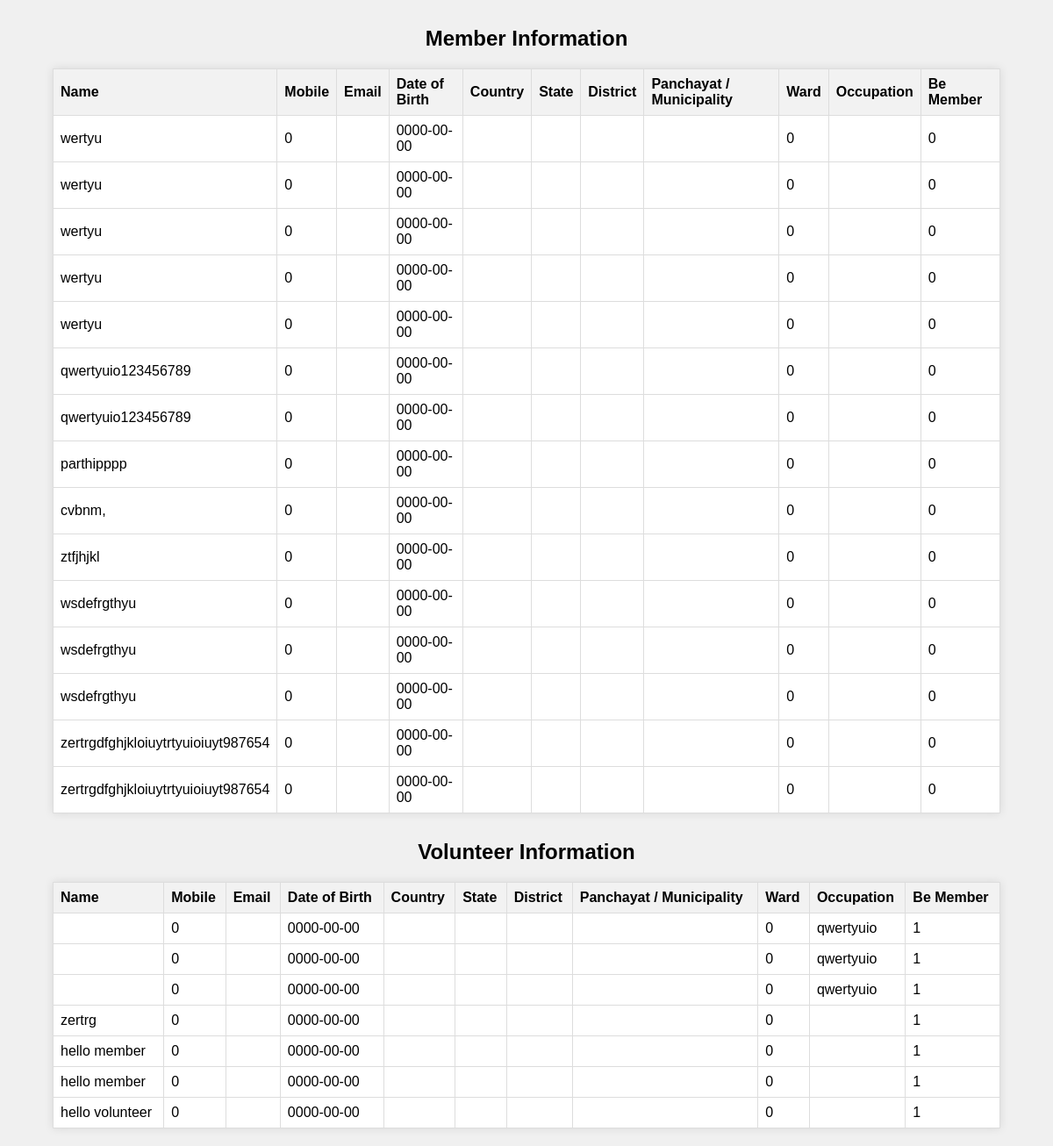
The app's page /memberinfo.php with its own data.
### tables this page shows
CREATE TABLE `volunt` (
  `name` varchar(200) NOT NULL,
  `mobile` int(200) NOT NULL,
  `email` varchar(200) NOT NULL,
  `dob` date NOT NULL,
  `country` varchar(200) NOT NULL,
  `state` varchar(200) NOT NULL,
  `district` varchar(200) NOT NULL,
  `panchayat` varchar(200) NOT NULL,
  `ward` int(10) NOT NULL,
  `occupation` varchar(200) NOT NULL,
  `be_member` tinyint(1) NOT NULL DEFAULT 0
);

### memberinfo.php (the view, shortened to what this page needs)
<!DOCTYPE html>
<html>
<head>
</head>
<body>
<?php
include("connect.php");
$sql_zero = "SELECT * FROM volunt WHERE be_member = 0";
$result_zero = $conn->query($sql_zero);
if ($result_zero->num_rows > 0) {
    echo "<h2>Member Information</h2>";
    echo "<table>
            <tr>
                <th>Name</th>
                <th>Mobile</th>
                <th>Email</th>
                <th>Date of Birth</th>
                <th>Country</th>
                <th>State</th>
                <th>District</th>
                <th>Panchayat / Municipality</th>
                <th>Ward</th>
                <th>Occupation</th>
                <th>Be Member</th>
            </tr>";
    while($row = $result_zero->fetch_assoc()) {
        echo "<tr>
                <td>".$row["name"]."</td>
                <td>".$row["mobile"]."</td>
                <td>".$row["email"]."</td>
                <td>".$row["dob"]."</td>
                <td>".$row["country"]."</td>
                <td>".$row["state"]."</td>
                <td>".$row["district"]."</td>
                <td>".$row["panchayat"]."</td>
                <td>".$row["ward"]."</td>
                <td>".$row["occupation"]."</td>
                <td>".$row["be_member"]."</td>
              </tr>";
    }
    echo "</table>";
} else {
    echo "<h2>No Member Information Found</h2>";
}
$sql_one = "SELECT * FROM volunt WHERE be_member = 1";
$result_one = $conn->query($sql_one);
if ($result_one->num_rows > 0) {
    echo "<h2>Volunteer Information</h2>";
    echo "<table>
            <tr>
                <th>Name</th>
                <th>Mobile</th>
                <th>Email</th>
                <th>Date of Birth</th>
                <th>Country</th>
                <th>State</th>
                <th>District</th>
                <th>Panchayat / Municipality</th>
                <th>Ward</th>
                <th>Occupation</th>
                <th>Be Member</th>
            </tr>";
    while($row = $result_one->fetch_assoc()) {
        echo "<tr>
                <td>".$row["name"]."</td>
                <td>".$row["mobile"]."</td>
                <td>".$row["email"]."</td>
                <td>".$row["dob"]."</td>
                <td>".$row["country"]."</td>
                <td>".$row["state"]."</td>
                <td>".$row["district"]."</td>
                <td>".$row["panchayat"]."</td>
                <td>".$row["ward"]."</td>
                <td>".$row["occupation"]."</td>
                <td>".$row["be_member"]."</td>
              </tr>";
    }
    echo "</table>";
} else {
    echo "<h2>No Volunteer Information Found</h2>";
}
?>
</body>
</html>

### memberinfo.php (style rules this page uses)
body { font-family: Arial, sans-serif; margin: 0; padding: 0; background-color: #f0f0f0; }
h2 { font-weight: bold; text-align: center; margin-top: 30px; }
table { border-collapse: collapse; width: 90%; margin: 20px auto; background-color: #fff; box-shadow: 0 0 10px rgba(0,0,0,0.1); }
th, td { border: 1px solid #ddd; padding: 8px; text-align: left; }
th { background-color: #f2f2f2; }

### records on screen
volunt: name "wertyu", mobile "0", dob "0000-00-00", ward "0", be_member "0"
volunt: name "wertyu", mobile "0", dob "0000-00-00", ward "0", be_member "0"
volunt: name "wertyu", mobile "0", dob "0000-00-00", ward "0", be_member "0"
volunt: name "wertyu", mobile "0", dob "0000-00-00", ward "0", be_member "0"
volunt: name "wertyu", mobile "0", dob "0000-00-00", ward "0", be_member "0"
volunt: name "qwertyuio123456789", mobile "0", dob "0000-00-00", ward "0", be_member "0"
volunt: name "qwertyuio123456789", mobile "0", dob "0000-00-00", ward "0", be_member "0"
volunt: name "parthipppp", mobile "0", dob "0000-00-00", ward "0", be_member "0"
volunt: name "cvbnm,", mobile "0", dob "0000-00-00", ward "0", be_member "0"
volunt: name "ztfjhjkl", mobile "0", dob "0000-00-00", ward "0", be_member "0"
volunt: name "wsdefrgthyu", mobile "0", dob "0000-00-00", ward "0", be_member "0"
volunt: name "wsdefrgthyu", mobile "0", dob "0000-00-00", ward "0", be_member "0"
volunt: name "wsdefrgthyu", mobile "0", dob "0000-00-00", ward "0", be_member "0"
volunt: name "zertrgdfghjkloiuytrtyuioiuyt987654", mobile "0", dob "0000-00-00", ward "0", be_member "0"
volunt: name "zertrgdfghjkloiuytrtyuioiuyt987654", mobile "0", dob "0000-00-00", ward "0", be_member "0"
volunt: mobile "0", dob "0000-00-00", ward "0", occupation "qwertyuio", be_member "1"
volunt: mobile "0", dob "0000-00-00", ward "0", occupation "qwertyuio", be_member "1"
volunt: mobile "0", dob "0000-00-00", ward "0", occupation "qwertyuio", be_member "1"
volunt: name "zertrg", mobile "0", dob "0000-00-00", ward "0", be_member "1"
volunt: name "hello member", mobile "0", dob "0000-00-00", ward "0", be_member "1"
volunt: name "hello member", mobile "0", dob "0000-00-00", ward "0", be_member "1"
volunt: name "hello volunteer", mobile "0", dob "0000-00-00", ward "0", be_member "1"
